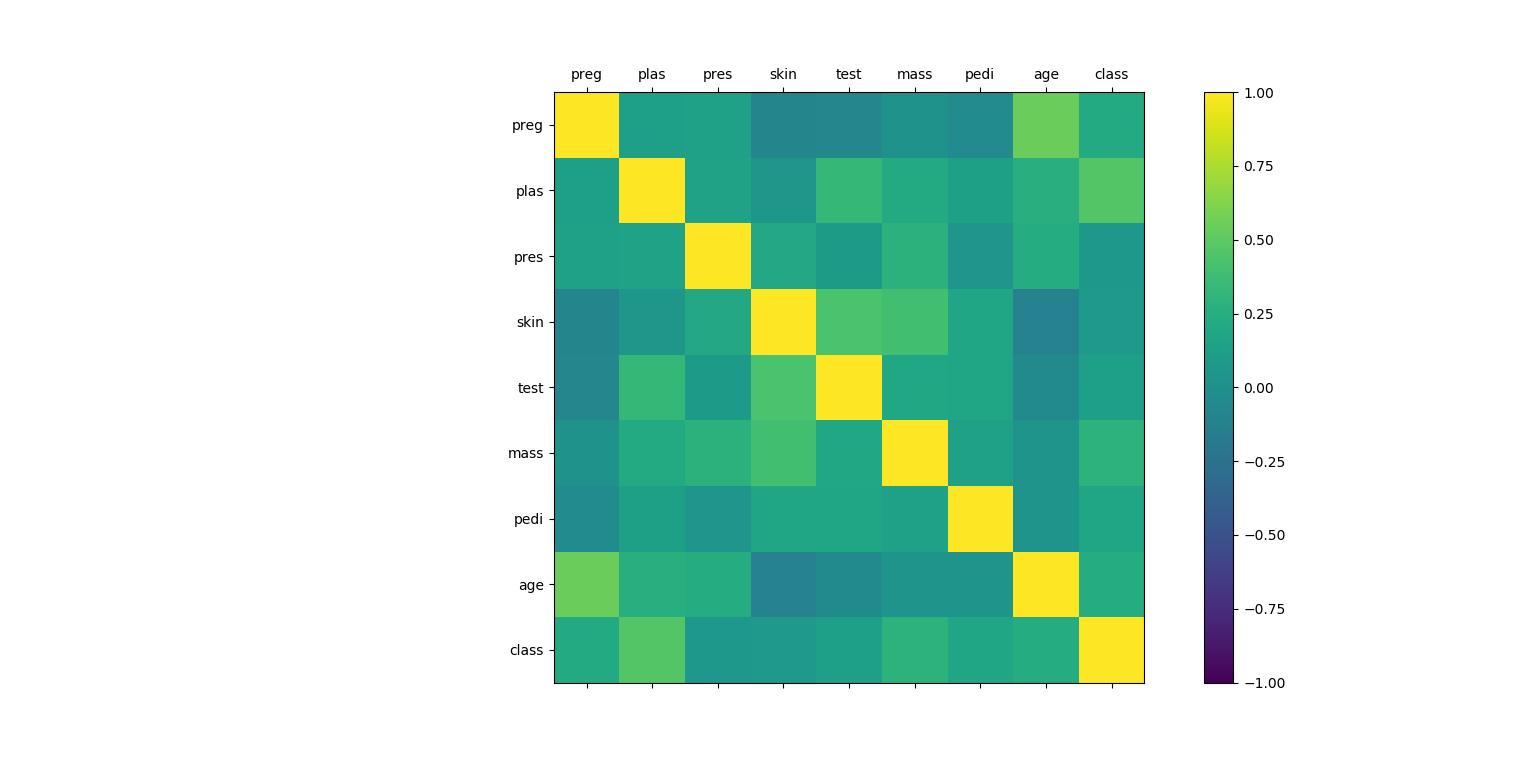

Recreate this plot in Python.
# Correlation Matrix Plot
import pandas
import matplotlib.pyplot as plt
import numpy

fileName = "pima-indians-diabetes.data.csv"
rawData = open(fileName, "rt")
colNames = ["preg", "plas", "pres", "skin", "test", "mass", "pedi", "age", "class"]
data = pandas.read_csv(rawData, names=colNames)
correlationData = data.corr()

# Customizing the matrix
fig = plt.figure()
ax = fig.add_subplot(111)
cax = ax.matshow(correlationData, vmin=-1, vmax=1)
fig.colorbar(cax)
ticks = numpy.arange(0, 9, 1)
ax.set_xticks(ticks)
ax.set_yticks(ticks)
ax.set_xticklabels(colNames)
ax.set_yticklabels(colNames)
plt.show()
